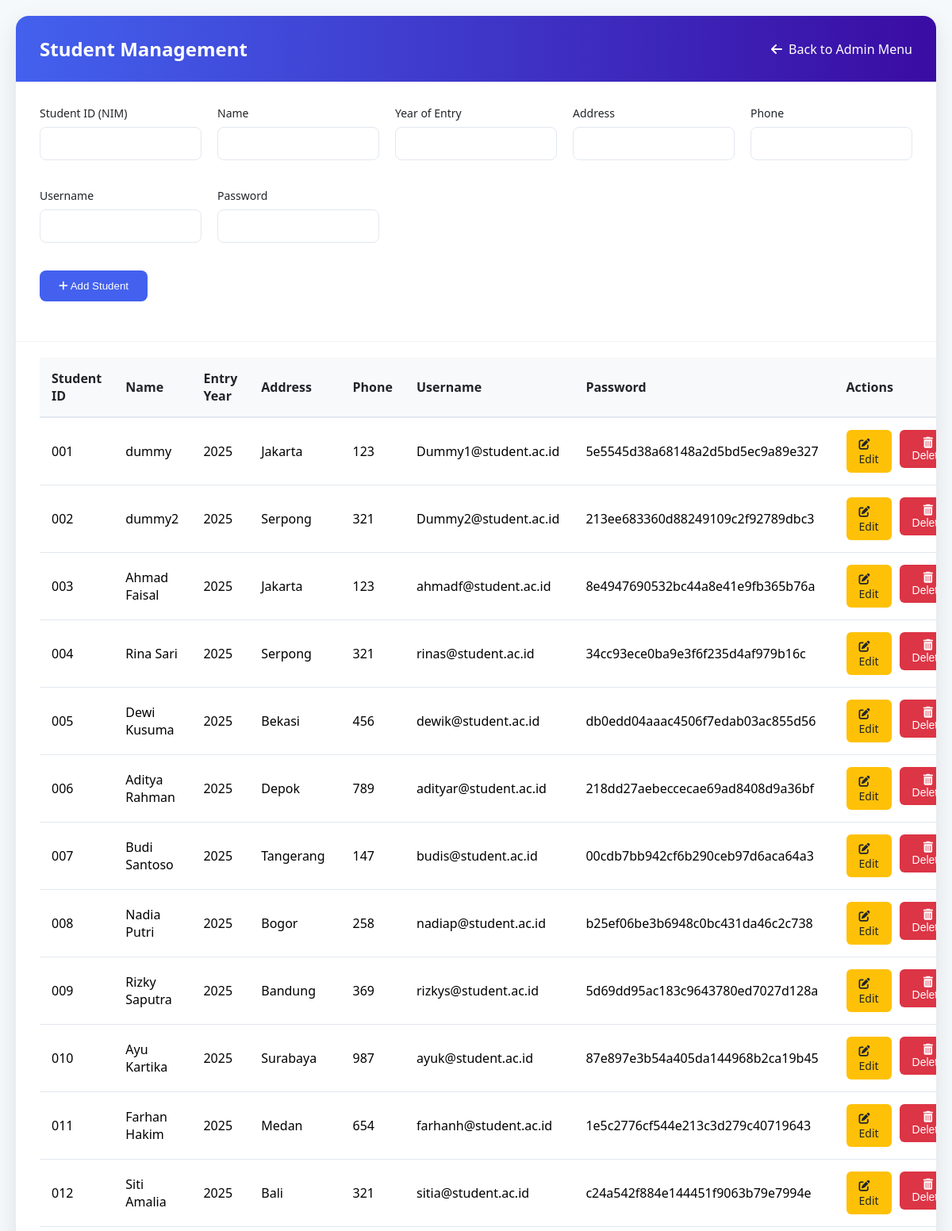
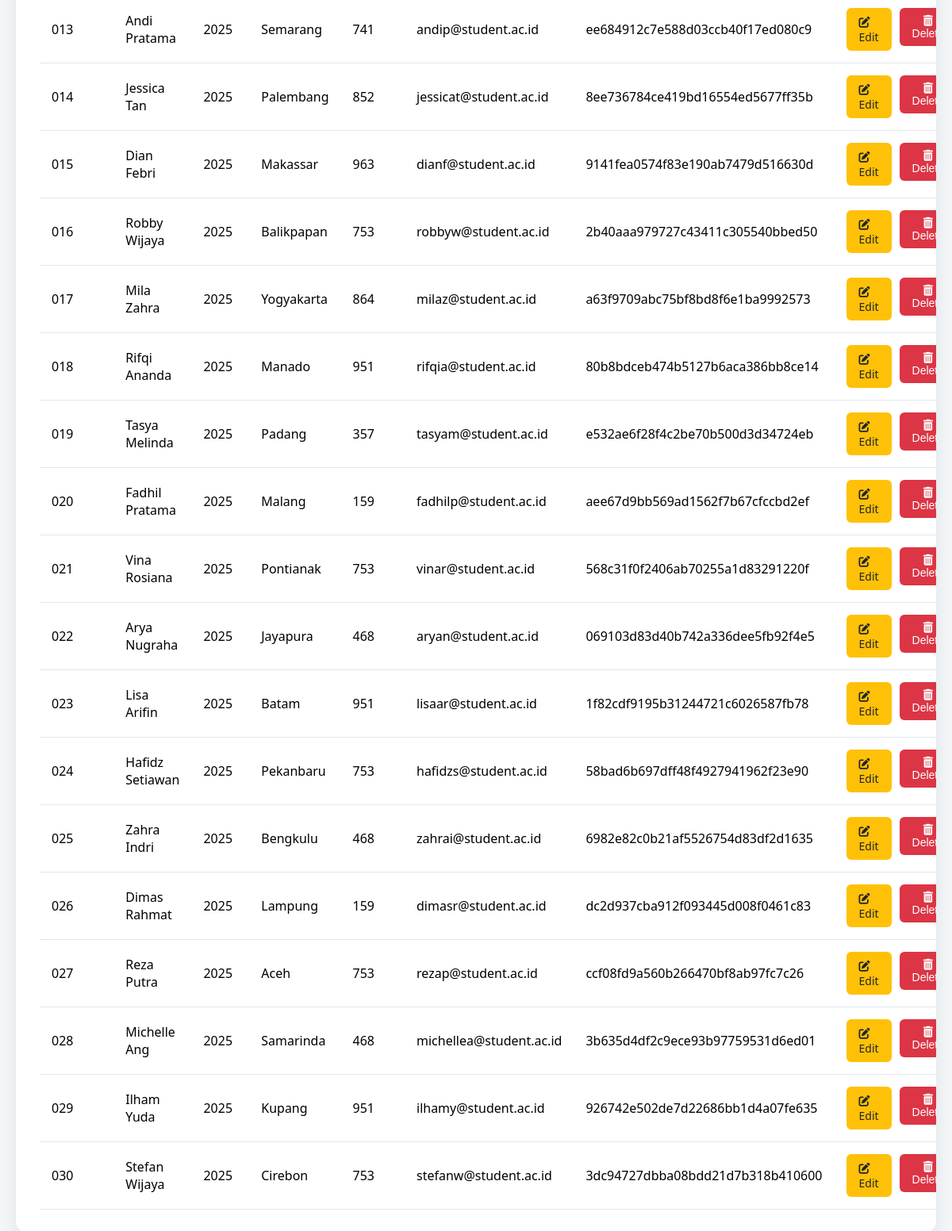
Page /master_mahasiswa.php on the committed database (2 pictures, top to bottom).
### tables this page shows
CREATE TABLE `mahasiswa` (
  `NIM` varchar(20) NOT NULL,
  `nama` varchar(100) NOT NULL,
  `tahun_masuk` year(4) NOT NULL,
  `alamat` text DEFAULT NULL,
  `telp` varchar(15) DEFAULT NULL,
  `user_input` varchar(50) DEFAULT NULL,
  `tanggal_input` datetime DEFAULT current_timestamp(),
  `password` varchar(255) NOT NULL
);

### master_mahasiswa.php (the view, shortened to what this page needs)
<?php
include('config.php');
$edit_mode = false;
$edit_data = [];
$result = $conn->query("SELECT * FROM mahasiswa");
?>
<!DOCTYPE html>
<html lang="en">
<head>
    <link rel="stylesheet" href="https://cdnjs.cloudflare.com/ajax/libs/font-awesome/6.0.0-beta3/css/all.min.css">
</head>
<body>
    <div class="dashboard-container">
        <div class="dashboard-header">
            <div class="dashboard-title">
                <h1>Student Management</h1>
                <a href="menu_admin.php" class="back-btn">
                    <i class="fas fa-arrow-left"></i> Back to Admin Menu
                </a>
            </div>
        </div>
        <div class="form-container">
            <form method="post">
                <div class="student-form">
                    <div class="form-group">
                        <label for="NIM">Student ID (NIM)</label>
                        <input type="text" name="NIM" id="NIM"
                               value="<?= $edit_mode ? htmlspecialchars($edit_data['NIM']) : '' ?>"
                               <?= $edit_mode ? 'readonly' : 'required' ?>>
                    </div>
                    <div class="form-group">
                <label for="nama">Name</label>
                <input type="text" name="nama" id="nama" value="<?= $edit_mode ? htmlspecialchars($edit_data['nama']) : '' ?>" required>
            </div>
            <div class="form-group">
                <label for="tahun_masuk">Year of Entry</label>
                <input type="text" name="tahun_masuk" id="tahun_masuk" value="<?= $edit_mode ? htmlspecialchars($edit_data['tahun_masuk']) : '' ?>">
            </div>
            <div class="form-group">
                <label for="alamat">Address</label>
                <input type="text" name="alamat" id="alamat" value="<?= $edit_mode ? htmlspecialchars($edit_data['alamat']) : '' ?>">
            </div>
            <div class="form-group">
                <label for="telp">Phone</label>
                <input type="text" name="telp" id="telp" value="<?= $edit_mode ? htmlspecialchars($edit_data['telp']) : '' ?>">
            </div>
            <div class="form-group">
                <label for="user_input">Username</label>
                <input type="text" name="user_input" id="user_input" value="<?= $edit_mode ? htmlspecialchars($edit_data['user_input']) : '' ?>">
            </div>
                    <div class="form-group">
                        <label for="user_input">Password</label>
                        <input type="text" name="password" id="password"
                            value="<?= $edit_mode ? htmlspecialchars($edit_data['password']) : '' ?>">
                    </div>
                    <div class="form-actions">
                        <button type="submit" class="btn btn-primary">
                        <i class="fas fa-<?= $edit_mode ? 'save' : 'plus' ?>"></i>
                        <?= $edit_mode ? 'Update Student' : 'Add Student' ?>
                        </button>
                    </div>
                </div>
            </form>
        </div>
        <div class="table-container">
            <table>
                <thead>
                    <tr>
                        <th>Student ID</th>
                        <th>Name</th>
                        <th>Entry Year</th>
                        <th>Address</th>
                        <th>Phone</th>
                        <th>Username</th>
                        <th>Password</th>
                        <th>Actions</th>
                    </tr>
                </thead>
                <tbody>
                    <?php while ($row = $result->fetch_assoc()): ?>
                        <tr>
                            <td><?= htmlspecialchars($row['NIM']) ?></td>
                            <td><?= htmlspecialchars($row['nama']) ?></td>
                            <td><?= htmlspecialchars($row['tahun_masuk']) ?></td>
                            <td class="address-cell" title="<?= htmlspecialchars($row['alamat']) ?>">
                                <?= htmlspecialchars($row['alamat']) ?>
                            </td>
                            <td><?= htmlspecialchars($row['telp']) ?></td>
                            <td><?= htmlspecialchars($row['user_input']) ?></td>
                            <td><?= htmlspecialchars($row['password']) ?></td>
                            <td>
                                <div class="action-buttons">
                                    <a href="master_mahasiswa.php?edit=<?= $row['NIM'] ?>" class="btn-edit">
                                        <i class="fas fa-edit"></i> Edit
                                    </a>
                                    <form method="post" style="display: inline;">
                                        <button type="submit" name="action" value="delete" class="btn-delete">
                                            <i class="fas fa-trash-alt"></i> Delete
                                        </button>
                                    </form>
                                </div>
                            </td>
                        </tr>
                    <?php endwhile; ?>
                </tbody>
            </table>
        </div>
    </div>
</body>
</html>

### master_mahasiswa.php (style rules this page uses)
:root { --primary: #4361ee; --primary-dark: #3a0ca3; --accent: #4cc9f0; --light: #f8f9fa; --dark: #212529; --gray: #6c757d; --success: #38b000; }
body { font-family: 'Segoe UI', system-ui, -apple-system, sans-serif; background-color: #f5f9fc; margin: 0; padding: 20px; }
.dashboard-container { max-width: 1400px; margin: 0 auto; background: white; border-radius: 16px; box-shadow: 0 10px 30px rgba(0, 0, 0, 0.1); overflow: hidden; }
.dashboard-header { background: linear-gradient(to right, var(--primary), var(--primary-dark)); color: white; padding: 25px 30px; }
.dashboard-title { display: flex; justify-content: space-between; align-items: center; }
h1 { margin: 0; font-size: 24px; font-weight: 600; }
.back-btn { color: white; text-decoration: none; font-weight: 500; display: flex; align-items: center; gap: 8px; }
.form-container { padding: 30px; border-bottom: 1px solid rgba(0, 0, 0, 0.05); }
.student-form { display: grid; grid-template-columns: repeat(auto-fill, minmax(200px, 1fr)); gap: 20px; margin-bottom: 20px; }
.form-group { margin-bottom: 15px; }
.form-group label { display: block; font-size: 14px; margin-bottom: 8px; color: var(--dark); font-weight: 500; }
.form-group input { width: 100%; padding: 12px 15px; border: 1px solid #e2e8f0; border-radius: 8px; font-size: 14px; transition: all 0.2s; box-sizing: border-box; }
.form-actions { display: flex; gap: 15px; align-items: center; grid-column: 1 / -1; }
.btn { padding: 12px 24px; border: none; border-radius: 8px; font-weight: 500; cursor: pointer; transition: all 0.3s; }
.btn-primary { background: var(--primary); color: white; }
.table-container { padding: 0 30px 30px; overflow-x: auto; }
table { width: 100%; border-collapse: collapse; margin-top: 20px; }
th { background-color: #f8f9fa; color: var(--dark); font-weight: 600; text-align: left; padding: 15px; border-bottom: 2px solid #e2e8f0; }
td { padding: 15px; border-bottom: 1px solid #e2e8f0; vertical-align: middle; }
.action-buttons { display: flex; gap: 10px; }
.btn-edit { background: #ffc107; color: var(--dark); padding: 8px 16px; border-radius: 6px; text-decoration: none; font-size: 14px; transition: all 0.2s; }
.btn-delete { background: #dc3545; color: white; border: none; padding: 8px 16px; border-radius: 6px; cursor: pointer; font-size: 14px; transition: all 0.2s; }
.address-cell { max-width: 250px; white-space: nowrap; overflow: hidden; text-overflow: ellipsis; }

### rows in the picture
mahasiswa: NIM "001", nama "dummy", tahun_masuk "2025", alamat "Jakarta", telp "123", user_input "Dummy1@student.ac.id", password "5e5545d38a68148a2d5bd5ec9a89e327"
mahasiswa: NIM "002", nama "dummy2", tahun_masuk "2025", alamat "Serpong", telp "321", user_input "Dummy2@student.ac.id", password "213ee683360d88249109c2f92789dbc3"
mahasiswa: NIM "003", nama "Ahmad Faisal", tahun_masuk "2025", alamat "Jakarta", telp "123", user_input "ahmadf@student.ac.id", password "8e4947690532bc44a8e41e9fb365b76a"
mahasiswa: NIM "004", nama "Rina Sari", tahun_masuk "2025", alamat "Serpong", telp "321", user_input "rinas@student.ac.id", password "34cc93ece0ba9e3f6f235d4af979b16c"
mahasiswa: NIM "005", nama "Dewi Kusuma", tahun_masuk "2025", alamat "Bekasi", telp "456", user_input "dewik@student.ac.id", password "db0edd04aaac4506f7edab03ac855d56"
mahasiswa: NIM "006", nama "Aditya Rahman", tahun_masuk "2025", alamat "Depok", telp "789", user_input "adityar@student.ac.id", password "218dd27aebeccecae69ad8408d9a36bf"
mahasiswa: NIM "007", nama "Budi Santoso", tahun_masuk "2025", alamat "Tangerang", telp "147", user_input "budis@student.ac.id", password "00cdb7bb942cf6b290ceb97d6aca64a3"
mahasiswa: NIM "008", nama "Nadia Putri", tahun_masuk "2025", alamat "Bogor", telp "258", user_input "nadiap@student.ac.id", password "b25ef06be3b6948c0bc431da46c2c738"
mahasiswa: NIM "009", nama "Rizky Saputra", tahun_masuk "2025", alamat "Bandung", telp "369", user_input "rizkys@student.ac.id", password "5d69dd95ac183c9643780ed7027d128a"
mahasiswa: NIM "010", nama "Ayu Kartika", tahun_masuk "2025", alamat "Surabaya", telp "987", user_input "ayuk@student.ac.id", password "87e897e3b54a405da144968b2ca19b45"
mahasiswa: NIM "011", nama "Farhan Hakim", tahun_masuk "2025", alamat "Medan", telp "654", user_input "farhanh@student.ac.id", password "1e5c2776cf544e213c3d279c40719643"
mahasiswa: NIM "012", nama "Siti Amalia", tahun_masuk "2025", alamat "Bali", telp "321", user_input "sitia@student.ac.id", password "c24a542f884e144451f9063b79e7994e"
mahasiswa: NIM "013", nama "Andi Pratama", tahun_masuk "2025", alamat "Semarang", telp "741", user_input "andip@student.ac.id", password "ee684912c7e588d03ccb40f17ed080c9"
mahasiswa: NIM "014", nama "Jessica Tan", tahun_masuk "2025", alamat "Palembang", telp "852", user_input "jessicat@student.ac.id", password "8ee736784ce419bd16554ed5677ff35b"
mahasiswa: NIM "015", nama "Dian Febri", tahun_masuk "2025", alamat "Makassar", telp "963", user_input "dianf@student.ac.id", password "9141fea0574f83e190ab7479d516630d"
mahasiswa: NIM "016", nama "Robby Wijaya", tahun_masuk "2025", alamat "Balikpapan", telp "753", user_input "robbyw@student.ac.id", password "2b40aaa979727c43411c305540bbed50"
mahasiswa: NIM "017", nama "Mila Zahra", tahun_masuk "2025", alamat "Yogyakarta", telp "864", user_input "milaz@student.ac.id", password "a63f9709abc75bf8bd8f6e1ba9992573"
mahasiswa: NIM "018", nama "Rifqi Ananda", tahun_masuk "2025", alamat "Manado", telp "951", user_input "rifqia@student.ac.id", password "80b8bdceb474b5127b6aca386bb8ce14"
mahasiswa: NIM "019", nama "Tasya Melinda", tahun_masuk "2025", alamat "Padang", telp "357", user_input "tasyam@student.ac.id", password "e532ae6f28f4c2be70b500d3d34724eb"
mahasiswa: NIM "020", nama "Fadhil Pratama", tahun_masuk "2025", alamat "Malang", telp "159", user_input "fadhilp@student.ac.id", password "aee67d9bb569ad1562f7b67cfccbd2ef"
mahasiswa: NIM "021", nama "Vina Rosiana", tahun_masuk "2025", alamat "Pontianak", telp "753", user_input "vinar@student.ac.id", password "568c31f0f2406ab70255a1d83291220f"
mahasiswa: NIM "022", nama "Arya Nugraha", tahun_masuk "2025", alamat "Jayapura", telp "468", user_input "aryan@student.ac.id", password "069103d83d40b742a336dee5fb92f4e5"
mahasiswa: NIM "023", nama "Lisa Arifin", tahun_masuk "2025", alamat "Batam", telp "951", user_input "lisaar@student.ac.id", password "1f82cdf9195b31244721c6026587fb78"
mahasiswa: NIM "024", nama "Hafidz Setiawan", tahun_masuk "2025", alamat "Pekanbaru", telp "753", user_input "hafidzs@student.ac.id", password "58bad6b697dff48f4927941962f23e90"
mahasiswa: NIM "025", nama "Zahra Indri", tahun_masuk "2025", alamat "Bengkulu", telp "468", user_input "zahrai@student.ac.id", password "6982e82c0b21af5526754d83df2d1635"
mahasiswa: NIM "026", nama "Dimas Rahmat", tahun_masuk "2025", alamat "Lampung", telp "159", user_input "dimasr@student.ac.id", password "dc2d937cba912f093445d008f0461c83"
mahasiswa: NIM "027", nama "Reza Putra", tahun_masuk "2025", alamat "Aceh", telp "753", user_input "rezap@student.ac.id", password "ccf08fd9a560b266470bf8ab97fc7c26"
mahasiswa: NIM "028", nama "Michelle Ang", tahun_masuk "2025", alamat "Samarinda", telp "468", user_input "michellea@student.ac.id", password "3b635d4df2c9ece93b97759531d6ed01"
mahasiswa: NIM "029", nama "Ilham Yuda", tahun_masuk "2025", alamat "Kupang", telp "951", user_input "ilhamy@student.ac.id", password "926742e502de7d22686bb1d4a07fe635"
mahasiswa: NIM "030", nama "Stefan Wijaya", tahun_masuk "2025", alamat "Cirebon", telp "753", user_input "stefanw@student.ac.id", password "3dc94727dbba08bdd21d7b318b410600"
